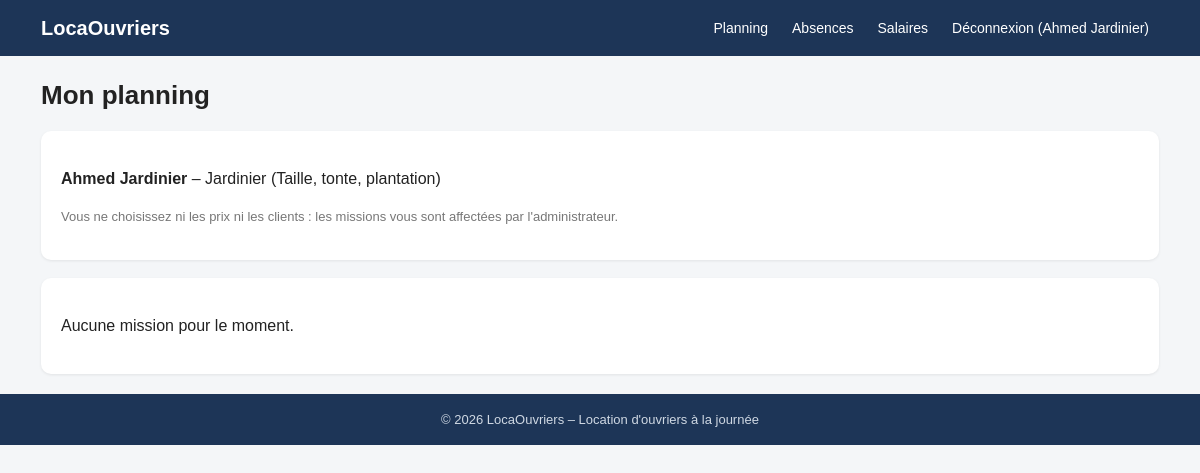
Screenshot of /worker/planning (signed in) with the database file from the repository.
### tables this page shows
CREATE TABLE workers (
  id INT AUTO_INCREMENT PRIMARY KEY,
  user_id INT NOT NULL UNIQUE,
  trade_id INT NOT NULL,
  specialites VARCHAR(255) DEFAULT NULL,
  salaire_mensuel DECIMAL(10,2) NOT NULL,
  statut ENUM('actif','inactif') NOT NULL DEFAULT 'actif',
  FOREIGN KEY (user_id) REFERENCES users(id) ON DELETE CASCADE,
  FOREIGN KEY (trade_id) REFERENCES trades(id)
);

CREATE TABLE users (
  id INT AUTO_INCREMENT PRIMARY KEY,
  nom VARCHAR(100) NOT NULL,
  email VARCHAR(150) NOT NULL UNIQUE,
  mot_de_passe VARCHAR(255) NOT NULL,
  telephone VARCHAR(30) DEFAULT NULL,
  adresse VARCHAR(255) DEFAULT NULL,
  role ENUM('client','ouvrier','admin') NOT NULL DEFAULT 'client',
  statut ENUM('actif','suspendu') NOT NULL DEFAULT 'actif',
  created_at TIMESTAMP DEFAULT CURRENT_TIMESTAMP
);

CREATE TABLE trades (
  id INT AUTO_INCREMENT PRIMARY KEY,
  nom VARCHAR(100) NOT NULL,
  tarif_journalier DECIMAL(10,2) NOT NULL
);

### app/core/Controller.php (called while the page is built, shortened)
<?php
abstract class Controller
{
    protected function render(string $view, array $data = [], string $layout = 'main'): void
    {
        extract($data);
        $viewFile = APP . '/views/' . $view . '.php';
        require $viewFile;
        $content = ob_get_clean();
        require APP . '/views/layouts/' . $layout . '.php';
    }
}

### app/controllers/WorkerController.php (called while the page is built, shortened)
<?php
class WorkerController extends Controller
{
    private function me(): array
    {
        $w = Worker::findByUser(Auth::id());
        return $w;
    }
    public function planning(): void
    {
        $w = $this->me();
        $this->render('worker/planning', ['w' => $w, 'missions' => Assignment::byWorker((int)$w['id']), 'today' => date('Y-m-d')]);
    }
}

### app/core/Router.php (called while the page is built, shortened)
<?php
class Router
{
    public function dispatch(string $url): void
    {
        $parts = array_values(array_filter(explode('/', trim($url, '/')), 'strlen'));
        $action = $parts[1] ?? 'index';
        $params = array_slice($parts, 2);
        $obj = new $class();
        call_user_func_array([$obj, $action], $params);
    }
}

### public/index.php (called while the page is built, shortened)
<?php
require APP . '/core/helpers.php';
require APP . '/core/Database.php';
require APP . '/core/Model.php';
require APP . '/core/Controller.php';
require APP . '/core/Auth.php';
require APP . '/core/Router.php';
spl_autoload_register(function ($class) {
    $file = APP . '/models/' . $class . '.php';
});
(new Router())->dispatch($_GET['url'] ?? '');

### app/core/Auth.php (called while the page is built, shortened)
<?php
class Auth
{
    public static function user(): ?array { return $_SESSION['user'] ?? null; }
    public static function check(): bool { return isset($_SESSION['user']); }
    public static function id(): int { return (int)($_SESSION['user']['id'] ?? 0); }
    public static function role(): ?string { return $_SESSION['user']['role'] ?? null; }
}

### app/core/Database.php (called while the page is built)
<?php
class Database
{
    private static ?PDO $pdo = null;
    public static function pdo(): PDO
    {
        if (self::$pdo === null) {
            $c = $GLOBALS['config'];
            $dsn = "mysql:host={$c['db_host']};dbname={$c['db_name']};charset=utf8mb4";
            self::$pdo = new PDO($dsn, $c['db_user'], $c['db_pass'], [
                PDO::ATTR_ERRMODE            => PDO::ERRMODE_EXCEPTION,
                PDO::ATTR_DEFAULT_FETCH_MODE => PDO::FETCH_ASSOC,
                PDO::ATTR_EMULATE_PREPARES   => false,
            ]);
        }
        return self::$pdo;
    }
}

### app/core/Model.php (called while the page is built, shortened)
<?php
abstract class Model
{
    protected static function db(): PDO { return Database::pdo(); }
    protected static function query(string $sql, array $params = []): PDOStatement
    {
        $st = self::db()->prepare($sql);
        $st->execute($params);
        return $st;
    }
    protected static function one(string $sql, array $params = [])
    {
        $r = self::query($sql, $params)->fetch();
        return $r === false ? null : $r;
    }
}

### app/models/Worker.php (called while the page is built, shortened)
<?php
class Worker extends Model
{
    public static function findByUser(int $userId)
    {
        return self::one('SELECT w.*, u.nom, u.email, u.telephone, t.nom AS metier
                          FROM workers w JOIN users u ON u.id=w.user_id JOIN trades t ON t.id=w.trade_id
                          WHERE w.user_id=?', [$userId]);
    }
}

### app/core/helpers.php (called while the page is built, shortened)
<?php
function e($v): string { return htmlspecialchars((string)$v, ENT_QUOTES, 'UTF-8'); }
function url(string $path = ''): string { return BASE_URL . '/' . ltrim($path, '/'); }
function asset(string $path): string { return BASE_URL . '/' . ltrim($path, '/'); }

### app/models/Ad.php (called while the page is built, shortened)
<?php
class Ad extends Model
{
    public static function forSlot(string $slot)
    {
        $ad = self::one("SELECT * FROM ads WHERE emplacement=? AND actif=1 AND CURDATE() BETWEEN date_debut AND date_fin
                         ORDER BY RAND() LIMIT 1", [$slot]);
        return $ad;
    }
}

### app/views/worker/planning.php (the view, shortened to what this page needs)
<h1>Mon planning</h1>
<div class="card">
  <p><b><?= e($w['nom']) ?></b> – <?= e($w['metier']) ?><?= $w['specialites'] ? ' (' . e($w['specialites']) . ')' : '' ?></p>
  <p class="muted">Vous ne choisissez ni les prix ni les clients : les missions vous sont affectées par l'administrateur.</p>
</div>
<div class="card table-wrap">
<?php if (!$missions): ?><p>Aucune mission pour le moment.</p><?php endif; ?>
</div>

### app/views/layouts/main.php (shortened to what this page needs)
<?php
$site = $GLOBALS['config']['site_name'];
$user = Auth::user();
$role = $user['role'] ?? null;
$adSide = Ad::forSlot('cote');
?>
<!DOCTYPE html>
<html lang="fr">
<head>
<link rel="stylesheet" href="<?= e(asset('css/style.css')) ?>">
</head>
<body>
<header class="top">
  <div class="wrap bar">
    <a class="logo" href="<?= e(url('')) ?>"><?= e($site) ?></a>
    <nav id="nav">
      <?php if ($role === 'client'): ?>
        <a href="<?= e(url('client/dashboard')) ?>">Mes réservations</a>
        <a href="<?= e(url('reservation/create')) ?>">Réserver</a>
        <a href="<?= e(url('client/profile')) ?>">Profil</a>
      <?php elseif ($role === 'ouvrier'): ?>
        <a href="<?= e(url('worker/planning')) ?>">Planning</a>
        <a href="<?= e(url('worker/absences')) ?>">Absences</a>
        <a href="<?= e(url('worker/salaries')) ?>">Salaires</a>
      <?php endif; ?>
      <?php if ($user): ?>
        <a class="out" href="<?= e(url('auth/logout')) ?>">Déconnexion (<?= e($user['nom']) ?>)</a>
      <?php else: ?>
        <a href="<?= e(url('auth/login')) ?>">Connexion</a>
        <a class="btn-sm" href="<?= e(url('auth/register')) ?>">Inscription</a>
      <?php endif; ?>
    </nav>
  </div>
</header>
<main class="wrap layout <?= $adSide ? 'with-side' : '' ?>">
  <section class="main">
    <?= $content ?>
  </section>
</main>
<footer><div class="wrap">© <?= date('Y') ?> <?= e($site) ?> – Location d'ouvriers à la journée</div></footer>
</body>
</html>

### public/css/style.css (style rules this page uses)
* { box-sizing:border-box }
body { margin:0;font-family:Arial,Helvetica,sans-serif;background:#f4f6f8;color:#222;line-height:1.5 }
a { color:#1b5fa7;text-decoration:none }
.wrap { max-width:1150px;margin:0 auto;padding:0 16px }
.top { background:#1d3557;color:#fff;position:sticky;top:0;z-index:10 }
.bar { display:flex;align-items:center;justify-content:space-between;min-height:56px;flex-wrap:wrap }
.logo { font-weight:bold;font-size:20px;color:#fff }
nav { display:flex;gap:4px;flex-wrap:wrap;align-items:center }
nav a { color:#fff;padding:8px 10px;border-radius:6px;font-size:14px }
.layout { display:block;margin-top:20px;margin-bottom:20px }
.card { background:#fff;border-radius:10px;padding:20px;margin-bottom:18px;box-shadow:0 1px 3px rgba(0,0,0,.08) }
h1 { font-size:26px;margin:0 0 16px }
.table-wrap { overflow-x:auto }
.muted { color:#777;font-size:13px }
footer { background:#1d3557;color:#cfd8e3;padding:16px 0;text-align:center;font-size:13px }

### rows the page displays
workers: user.nom "Ahmed Jardinier", trade.nom "Jardinier", specialites "Taille, tonte, plantation"

### other values shown
$site "LocaOuvriers"
